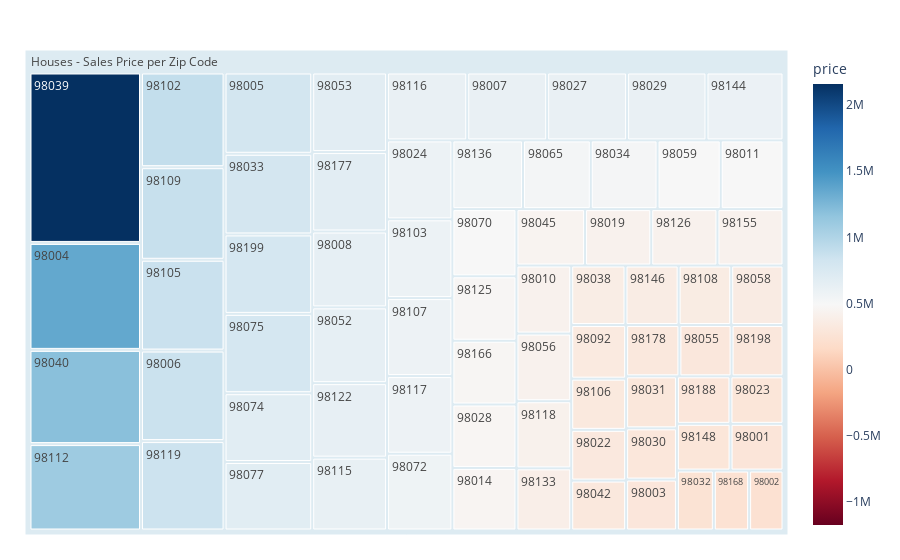

Notebook source saved alongside this figure:
### Markdown cell above
#### 4.2.4 Sale price is affected by the house location.

### Code cell
import numpy as np
import plotly.express as px

df_aux = data[['zipcode', 'price']].groupby('zipcode').mean().reset_index()

fig = px.treemap(df_aux,
                 path=[px.Constant("Houses - Sales Price per Zip Code"), 'zipcode'],
                 values='price',
                 color='price',
                 color_continuous_scale='RdBu',
                 color_continuous_midpoint=np.median(df_aux['price']))

fig.update_layout(margin = dict(t=50, l=25, r=25, b=25))
fig.show()

### Figure 1 — Plotly figure (JSON) as saved in the notebook; plotly's stock layout.template omitted (floating-point values rounded to 4 significant figures)
{"data": [{"branchvalues": "total", "customdata": [[281200.0], [234300.0], [294100.0], [1356000.0], [810200.0], [859700.0], [617100.0], [645500.0], [423700.0], [490400.0], [455600.0], [424800.0], [316700.0], [286700.0], [586000.0], [617000.0], [462500.0], [612700.0], [296200.0], [300300.0], [251300.0], [803700.0], [521700.0], [367100.0], [2161000.0], [1194000.0], [311600.0], [440200.0], [645200.0], [677100.0], [304300.0], [420900.0], [353600.0], [493600.0], [529600.0], [489400.0], [570000.0], [685600.0], [790600.0], [682800.0], [334900.0], [899400.0], [584800.0], [862800.0], [319600.0], [579100.0], [355700.0], [879600.0], [1095000.0], [619900.0], [618600.0], [576800.0], [418000.0], [849400.0], [634400.0], [469900.0], [424700.0], [387000.0], [551700.0], [594500.0], [359500.0], [284900.0], [423700.0], [464200.0], [240300.0], [676200.0], [310600.0], [289100.0], [302900.0], [791800.0], [721400.0]], "domain": {"x": [0, 1], "y": [0, 1]}, "hovertemplate": "labels=%{label}<br>price_sum=%{value}<br>parent=%{parent}<br>id=%{id}<br>price=%{color}<extra></extra>", "ids": ["Houses - Sales Price per Zip Code/98001", "Houses - Sales Price per Zip Code/98002", "Houses - Sales Price per Zip Code/98003", "Houses - Sales Price per Zip Code/98004", "Houses - Sales Price per Zip Code/98005", "Houses - Sales Price per Zip Code/98006", "Houses - Sales Price per Zip Code/98007", "Houses - Sales Price per Zip Code/98008", "Houses - Sales Price per Zip Code/98010", "Houses - Sales Price per Zip Code/98011", "Houses - Sales Price per Zip Code/98014", "Houses - Sales Price per Zip Code/98019", "Houses - Sales Price per Zip Code/98022", "Houses - Sales Price per Zip Code/98023", "Houses - Sales Price per Zip Code/98024", "Houses - Sales Price per Zip Code/98027", "Houses - Sales Price per Zip Code/98028", "Houses - Sales Price per Zip Code/98029", "Houses - Sales Price per Zip Code/98030", "Houses - Sales Price per Zip Code/98031", "Houses - Sales Price per Zip Code/98032", "Houses - Sales Price per Zip Code/98033", "Houses - Sales Price per Zip Code/98034", "Houses - Sales Price per Zip Code/98038", "Houses - Sales Price per Zip Code/98039", "Houses - Sales Price per Zip Code/98040", "Houses - Sales Price per Zip Code/98042", "Houses - Sales Price per Zip Code/98045", "Houses - Sales Price per Zip Code/98052", "Houses - Sales Price per Zip Code/98053", "Houses - Sales Price per Zip Code/98055", "Houses - Sales Price per Zip Code/98056", "Houses - Sales Price per Zip Code/98058", "Houses - Sales Price per Zip Code/98059", "Houses - Sales Price per Zip Code/98065", "Houses - Sales Price per Zip Code/98070", "Houses - Sales Price per Zip Code/98072", "Houses - Sales Price per Zip Code/98074", "Houses - Sales Price per Zip Code/98075", "Houses - Sales Price per Zip Code/98077", "Houses - Sales Price per Zip Code/98092", "Houses - Sales Price per Zip Code/98102", "Houses - Sales Price per Zip Code/98103", "Houses - Sales Price per Zip Code/98105", "Houses - Sales Price per Zip Code/98106", "Houses - Sales Price per Zip Code/98107", "Houses - Sales Price per Zip Code/98108", "Houses - Sales Price per Zip Code/98109", "Houses - Sales Price per Zip Code/98112", "Houses - Sales Price per Zip Code/98115", "Houses - Sales Price per Zip Code/98116", "Houses - Sales Price per Zip Code/98117", "Houses - Sales Price per Zip Code/98118", "Houses - Sales Price per Zip Code/98119", "Houses - Sales Price per Zip Code/98122", "Houses - Sales Price per Zip Code/98125", "Houses - Sales Price per Zip Code/98126", "Houses - Sales Price per Zip Code/98133", "Houses - Sales Price per Zip Code/98136", "Houses - Sales Price per Zip Code/98144", "Houses - Sales Price per Zip Code/98146", "Houses - Sales Price per Zip Code/98148", "Houses - Sales Price per Zip Code/98155", "Houses - Sales Price per Zip Code/98166", "Houses - Sales Price per Zip Code/98168", "Houses - Sales Price per Zip Code/98177", "Houses - Sales Price per Zip Code/98178", "Houses - Sales Price per Zip Code/98188", "Houses - Sales Price per Zip Code/98198", "Houses - Sales Price per Zip Code/98199", "Houses - Sales Price per Zip Code"], "labels": ["98001", "98002", "98003", "98004", "98005", "98006", "98007", "98008", "98010", "98011", "98014", "98019", "98022", "98023", "98024", "98027", "98028", "98029", "98030", "98031", "98032", "98033", "98034", "98038", "98039", "98040", "98042", "98045", "98052", "98053", "98055", "98056", "98058", "98059", "98065", "98070", "98072", "98074", "98075", "98077", "98092", "98102", "98103", "98105", "98106", "98107", "98108", "98109", "98112", "98115", "98116", "98117", "98118", "98119", "98122", "98125", "98126", "98133", "98136", "98144", "98146", "98148", "98155", "98166", "98168", "98177", "98178", "98188", "98198", "98199", "Houses - Sales Price per Zip Code"], "marker": {"coloraxis": "coloraxis", "colors": [281200.0, 234300.0, 294100.0, 1356000.0, 810200.0, 859700.0, 617100.0, 645500.0, 423700.0, 490400.0, 455600.0, 424800.0, 316700.0, 286700.0, 586000.0, 617000.0, 462500.0, 612700.0, 296200.0, 300300.0, 251300.0, 803700.0, 521700.0, 367100.0, 2161000.0, 1194000.0, 311600.0, 440200.0, 645200.0, 677100.0, 304300.0, 420900.0, 353600.0, 493600.0, 529600.0, 489400.0, 570000.0, 685600.0, 790600.0, 682800.0, 334900.0, 899400.0, 584800.0, 862800.0, 319600.0, 579100.0, 355700.0, 879600.0, 1095000.0, 619900.0, 618600.0, 576800.0, 418000.0, 849400.0, 634400.0, 469900.0, 424700.0, 387000.0, 551700.0, 594500.0, 359500.0, 284900.0, 423700.0, 464200.0, 240300.0, 676200.0, 310600.0, 289100.0, 302900.0, 791800.0, 721400.0]}, "name": "", "parents": ["Houses - Sales Price per Zip Code", "Houses - Sales Price per Zip Code", "Houses - Sales Price per Zip Code", "Houses - Sales Price per Zip Code", "Houses - Sales Price per Zip Code", "Houses - Sales Price per Zip Code", "Houses - Sales Price per Zip Code", "Houses - Sales Price per Zip Code", "Houses - Sales Price per Zip Code", "Houses - Sales Price per Zip Code", "Houses - Sales Price per Zip Code", "Houses - Sales Price per Zip Code", "Houses - Sales Price per Zip Code", "Houses - Sales Price per Zip Code", "Houses - Sales Price per Zip Code", "Houses - Sales Price per Zip Code", "Houses - Sales Price per Zip Code", "Houses - Sales Price per Zip Code", "Houses - Sales Price per Zip Code", "Houses - Sales Price per Zip Code", "Houses - Sales Price per Zip Code", "Houses - Sales Price per Zip Code", "Houses - Sales Price per Zip Code", "Houses - Sales Price per Zip Code", "Houses - Sales Price per Zip Code", "Houses - Sales Price per Zip Code", "Houses - Sales Price per Zip Code", "Houses - Sales Price per Zip Code", "Houses - Sales Price per Zip Code", "Houses - Sales Price per Zip Code", "Houses - Sales Price per Zip Code", "Houses - Sales Price per Zip Code", "Houses - Sales Price per Zip Code", "Houses - Sales Price per Zip Code", "Houses - Sales Price per Zip Code", "Houses - Sales Price per Zip Code", "Houses - Sales Price per Zip Code", "Houses - Sales Price per Zip Code", "Houses - Sales Price per Zip Code", "Houses - Sales Price per Zip Code", "Houses - Sales Price per Zip Code", "Houses - Sales Price per Zip Code", "Houses - Sales Price per Zip Code", "Houses - Sales Price per Zip Code", "Houses - Sales Price per Zip Code", "Houses - Sales Price per Zip Code", "Houses - Sales Price per Zip Code", "Houses - Sales Price per Zip Code", "Houses - Sales Price per Zip Code", "Houses - Sales Price per Zip Code", "Houses - Sales Price per Zip Code", "Houses - Sales Price per Zip Code", "Houses - Sales Price per Zip Code", "Houses - Sales Price per Zip Code", "Houses - Sales Price per Zip Code", "Houses - Sales Price per Zip Code", "Houses - Sales Price per Zip Code", "Houses - Sales Price per Zip Code", "Houses - Sales Price per Zip Code", "Houses - Sales Price per Zip Code", "Houses - Sales Price per Zip Code", "Houses - Sales Price per Zip Code", "Houses - Sales Price per Zip Code", "Houses - Sales Price per Zip Code", "Houses - Sales Price per Zip Code", "Houses - Sales Price per Zip Code", "Houses - Sales Price per Zip Code", "Houses - Sales Price per Zip Code", "Houses - Sales Price per Zip Code", "Houses - Sales Price per Zip Code", ""], "type": "treemap", "values": [281200.0, 234300.0, 294100.0, 1356000.0, 810200.0, 859700.0, 617100.0, 645500.0, 423700.0, 490400.0, 455600.0, 424800.0, 316700.0, 286700.0, 586000.0, 617000.0, 462500.0, 612700.0, 296200.0, 300300.0, 251300.0, 803700.0, 521700.0, 367100.0, 2161000.0, 1194000.0, 311600.0, 440200.0, 645200.0, 677100.0, 304300.0, 420900.0, 353600.0, 493600.0, 529600.0, 489400.0, 570000.0, 685600.0, 790600.0, 682800.0, 334900.0, 899400.0, 584800.0, 862800.0, 319600.0, 579100.0, 355700.0, 879600.0, 1095000.0, 619900.0, 618600.0, 576800.0, 418000.0, 849400.0, 634400.0, 469900.0, 424700.0, 387000.0, 551700.0, 594500.0, 359500.0, 284900.0, 423700.0, 464200.0, 240300.0, 676200.0, 310600.0, 289100.0, 302900.0, 791800.0, 39260000.0]}], "layout": {"coloraxis": {"cmid": 492000.0, "colorbar": {"title": {"text": "price"}}, "colorscale": [[0, "rgb(103,0,31)"], [0.1, "rgb(178,24,43)"], [0.2, "rgb(214,96,77)"], [0.3, "rgb(244,165,130)"], [0.4, "rgb(253,219,199)"], [0.5, "rgb(247,247,247)"], [0.6, "rgb(209,229,240)"], [0.7, "rgb(146,197,222)"], [0.8, "rgb(67,147,195)"], [0.9, "rgb(33,102,172)"], [1, "rgb(5,48,97)"]]}, "legend": {"tracegroupgap": 0}, "margin": {"b": 25, "l": 25, "r": 25, "t": 50}}}
